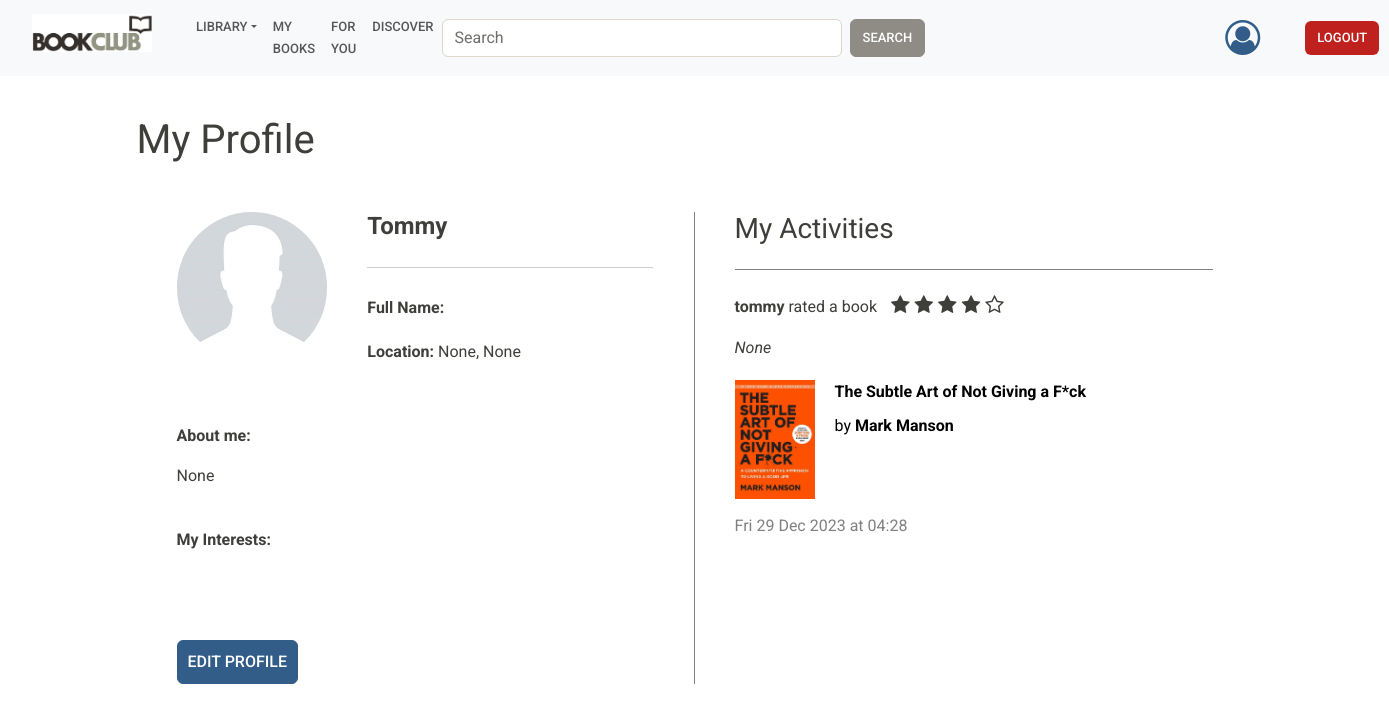
Screenshot of /account/my-profile (signed in) with the database file from the repository.
### account/models.py (models this page shows, shortened)
class Profile(models.Model):
    user = models.ForeignKey(User, on_delete=models.CASCADE)
    profile_pic = models.ImageField(null = True, blank = True, default = 'images/default.jpeg', upload_to='images/') #allow user to not have a profile pic (profile_pic = none), otherwise there's gonna be bug
    city = models.TextField(max_length=100, null=True, blank=True)
    country = CountryField(null = True, blank=True)
    about_me = models.TextField(max_length=10000, null = True, blank= True)
    liked_categories = models.ManyToManyField(Category)
    class Meta:
        verbose_name_plural = "Profile"

### review/models.py (models this page shows, shortened)
class Review(models.Model):
    user = models.ForeignKey(User, on_delete=models.CASCADE)
    book = models.ForeignKey(Book, related_name="reviews", on_delete=models.CASCADE)
    rating = models.SmallIntegerField()
    comment = models.TextField(max_length=10000, blank=True, null=True)
    time = models.DateTimeField("updated_time", auto_now=True)
    class Meta:
        verbose_name_plural = "Review"

### library/models.py (models this page shows, shortened)
class Book(models.Model):
    category = models.ManyToManyField(Category)
    title = models.CharField(max_length=250)
    author = models.ForeignKey(Author, null = True, on_delete=models.CASCADE)
    year = models.PositiveIntegerField()
    slug = models.SlugField(max_length=250, unique = True)
    description = models.TextField(max_length=10000, null = True, blank = True)
    image = models.ImageField(upload_to= "images/")
    class Meta:
        verbose_name_plural = "books"
    def get_absolute_url(self):
        return reverse('book-info', args=[self.slug])

class Author(models.Model):
    name = models.CharField(max_length=250, db_index=True)
    slug = models.SlugField(max_length=250, unique = True)
    description = models.TextField(max_length = 4000, null = True, blank = True)
    image = models.ImageField(null = True, blank = True, default = 'images/default.jpeg', upload_to='images/') #allow author to not have a profile pic (profile_pic = none), otherwise there's gonna be bug
    class Meta:
        verbose_name_plural = "authors"
    def __str__(self):
        return self.name

### account/views.py (the view)
# urls.py: path('my-profile', views.my_profile, name = 'my-profile')
def my_profile(request):
    profile = Profile.objects.get(user = request.user)
    reviews = Review.objects.filter(user = request.user).annotate(
        rating_unchecked = 5 - F("rating")
    ).order_by('-time')
    context = {
        "profile": profile,
        "reviews": reviews
    }
    return render(request, 'account/my-profile.html', context)

### account/templatetags/my_filters.py (called while the page is built)
@register.filter(name='times')
def times(number):
    if (number == None):
        return range(0)
    else:
        k = int(round(number))
        return range(k)

### library/models.py (called while the page is built)
    def get_absolute_url(self):
        return reverse('list-category', args=[self.slug])

### library/views.py (called while the page is built)
def categories(request):
    all_categories = Category.objects.all()
    context = {'all_categories': all_categories}
    return(context)

### account/templates/account/my-profile.html (shortened to what this page needs)
{% include 'library/base.html' %}
{% load static %}
{% load crispy_forms_tags %}
{% load my_filters %}
{% block content %}
    <div class="container">
        <h1>
            My Profile
        </h1>
        <div class = "profile-container">
            <div class = "info">
                <div class = "info-display">
                    <div class = "avatar">
                        <img src = "{{profile.profile_pic.url}}">
                    </div>
                    <div class = "perso-info">
                        <h4 style = "padding-bottom: 10px;">
                            <b>
                                {{user.username|capfirst}}
                            </b>
                        </h4>
                        <hr>
                        <div class = "perso-info-field" style = "padding-top: 12px;">
                            <span class = "info-title">
                                Full Name:
                            </span>
                        </div>
                        <div class = "perso-info-field">
                            <span class = "info-title">
                                Location:
                            </span>
                            <span class = "info-content">
                                {{profile.city}}, {{profile.country}}
                            </span>
                        </div>
                    </div>
                </div>
                <p>
                    <b>
                       About me:
                    </b>
                </p>
                <p>
                    {{profile.about_me}}
                </p>
                <br>
                <p>
                    <b>
                        My Interests:
                    </b>
                </p>
                <br>
                <br>
                <br>
                <a href = "{% url "dashboard" %}">
                    <button type="button" class="btn btn-primary" style = "font-size: 16px; padding: 10px">Edit Profile</button>
                </a>
            </div>
            <div class = "activity">
                <h3>
                    My Activities
                </h3>
                <div class = "activity-container">
                    {% for review in reviews %}
                    <div class = "single-activity">
                        <p>
                            <span>
                                <b>
                                    {{user.username}}
                                </b>
                            </span>
                                rated a book
                                <span class = "star-row">
                                    {% for i in review.rating|times%}
                                    <i class="fa fa-star star" aria-hidden="true"></i>
                                    {% endfor %}
                                    {% for i in review.rating_unchecked|times%}
                                    <i class="fa fa-star-o star" aria-hidden="true"></i>
                                    {% endfor %}
                                </span>
                        </p>
                        <p style = "margin-bottom: 20px">
                            <i>
                               {{review.comment}}
                            </i>
                        </p>
                        <a href = "{{review.book.get_absolute_url}}">
                            <div class = "book-info">
                                <div class = "book-cover">
                                    <img src = "{{review.book.image.url}}">
                                </div>
                                <div class = "book-details">
                                    <p style = "margin-bottom: 10px;">
                                        <b>
                                            {{review.book.title}}
                                        </b>
                                    </p>
                                    <p>
                                        by
                                        <span>
                                            <b>
                                                {{review.book.author}}
                                            </b>
                                        </span>
                                    </p>
                                </div>
                            </div>
                        </a>
                        <p class = "activity-date">
                            {{ review.time|date:"D d M Y" }} at {{ review.time|time:"H:i" }}
                        </p>
                    </div>
                    {% endfor %}
                </div>
            </div>
        </div>
    </div>
{% endblock %}

### account/templates/account/my-profile.html (style rules this page uses)
.profile-container { width: 100%; display: flex; flex-direction: row; height: 100%; box-sizing: border-box; padding: 40px 0 0 0 ; }
.profile-container .info { width: 50%; box-sizing: border-box; padding: 0 40px; border-style: solid; border-color: grey; border-width: 0 1px 0 0; }
.info-display { width: 100%; display: flex; flex-direction: row; box-sizing: border-box; margin-bottom: 40px; }
.info-display .avatar { width: 40%; box-sizing: border-box; padding: 0 40px 0 0; }
.info-display .avatar img { width: 100%; border-color: #fff; border-radius: 50%; }
.info-display .perso-info { width: 60%; }
.profile-container .activity { width: 50%; box-sizing: border-box; padding: 0 40px; }
.info-title { width: 120px; font-weight: bold; }
.perso-info-field { box-sizing: border-box; padding-bottom: 20px; }
.activity-container { box-sizing: border-box; padding: 15px 0; }
.single-activity { box-sizing: border-box; padding: 20px 0; border-color: grey; border-style: solid; border-width: 1px 0 0 0; }
.book-info { display: flex; width: 100%; box-sizing: border-box; padding-bottom: 15px; }
.book-info .book-cover { width: 80px; }
.book-info .book-cover img { width: 100%; }
.book-info .book-details { width: calc(100% - 80px); box-sizing: border-box; padding: 0 0 0 20px; }
.activity-date { color: grey; margin: 0; padding: 0; }
.star-row { font-size: 20px; padding-left: 10px; box-sizing: border-box; width: 150px; display: inline; }
a { text-decoration: none; color: #000; }

### rows the page displays
Profile: profile_pic (placeholder picture), city "None", country "None", about_me "None"
Review: rating 4 (drawn), comment "None", book.image (picture), book "The Subtle Art of Not Giving a F*ck", book.author "Mark Manson", time "Fri 29 Dec 2023", time "04:28"

### other values shown
{{ user.username|capfirst }} "Tommy"
{{ user.username }} "tommy"
